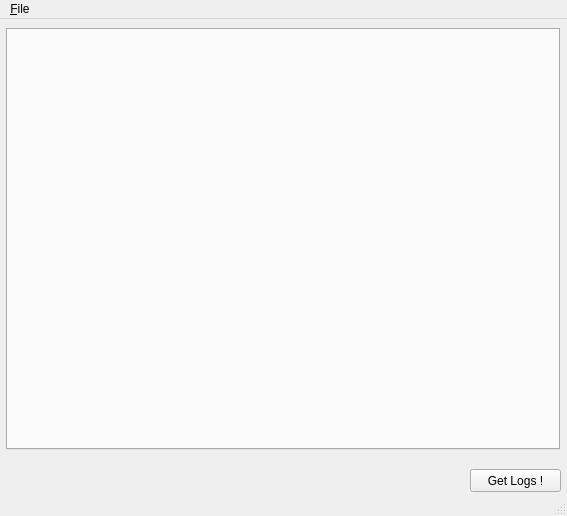
<?xml version="1.0" encoding="UTF-8"?>
<ui version="4.0">
 <class>sceleton</class>
 <widget class="QMainWindow" name="sceleton">
  <property name="geometry">
   <rect>
    <x>0</x>
    <y>0</y>
    <width>567</width>
    <height>516</height>
   </rect>
  </property>
  <property name="sizePolicy">
   <sizepolicy hsizetype="Fixed" vsizetype="Fixed">
    <horstretch>0</horstretch>
    <verstretch>0</verstretch>
   </sizepolicy>
  </property>
  <property name="minimumSize">
   <size>
    <width>567</width>
    <height>516</height>
   </size>
  </property>
  <property name="maximumSize">
   <size>
    <width>567</width>
    <height>516</height>
   </size>
  </property>
  <property name="palette">
   <palette>
    <active>
     <colorrole role="Text">
      <brush brushstyle="SolidPattern">
       <color alpha="255">
        <red>255</red>
        <green>0</green>
        <blue>0</blue>
       </color>
      </brush>
     </colorrole>
    </active>
    <inactive>
     <colorrole role="Text">
      <brush brushstyle="SolidPattern">
       <color alpha="255">
        <red>255</red>
        <green>0</green>
        <blue>0</blue>
       </color>
      </brush>
     </colorrole>
    </inactive>
    <disabled>
     <colorrole role="Text">
      <brush brushstyle="SolidPattern">
       <color alpha="255">
        <red>128</red>
        <green>128</green>
        <blue>128</blue>
       </color>
      </brush>
     </colorrole>
    </disabled>
   </palette>
  </property>
  <property name="windowTitle">
   <string>Log Gatherer</string>
  </property>
  <widget class="QWidget" name="centralwidget">
   <widget class="QPushButton" name="btnGetLogs">
    <property name="geometry">
     <rect>
      <x>470</x>
      <y>450</y>
      <width>91</width>
      <height>23</height>
     </rect>
    </property>
    <property name="text">
     <string>Get Logs !</string>
    </property>
   </widget>
   <widget class="QTabWidget" name="tabWidget">
    <property name="geometry">
     <rect>
      <x>6</x>
      <y>9</y>
      <width>554</width>
      <height>422</height>
     </rect>
    </property>
    <property name="sizePolicy">
     <sizepolicy hsizetype="Fixed" vsizetype="Fixed">
      <horstretch>0</horstretch>
      <verstretch>0</verstretch>
     </sizepolicy>
    </property>
    <property name="minimumSize">
     <size>
      <width>554</width>
      <height>422</height>
     </size>
    </property>
    <property name="maximumSize">
     <size>
      <width>554</width>
      <height>422</height>
     </size>
    </property>
    <property name="currentIndex">
     <number>-1</number>
    </property>
    <property name="tabsClosable">
     <bool>true</bool>
    </property>
   </widget>
  </widget>
  <widget class="QMenuBar" name="menubar">
   <property name="geometry">
    <rect>
     <x>0</x>
     <y>0</y>
     <width>567</width>
     <height>20</height>
    </rect>
   </property>
   <widget class="QMenu" name="menu_File">
    <property name="title">
     <string>&amp;File</string>
    </property>
    <addaction name="action_New_logger"/>
    <addaction name="action_Open"/>
    <addaction name="action_Save_logger"/>
    <addaction name="actionE_xit"/>
   </widget>
   <addaction name="menu_File"/>
  </widget>
  <widget class="QStatusBar" name="statusbar"/>
  <action name="action_Open">
   <property name="text">
    <string>&amp;Open logger</string>
   </property>
  </action>
  <action name="actionE_xit">
   <property name="text">
    <string>E&amp;xit</string>
   </property>
  </action>
  <action name="action_New_logger">
   <property name="text">
    <string>&amp;New logger</string>
   </property>
  </action>
  <action name="action_Save_logger">
   <property name="text">
    <string>&amp;Save logger</string>
   </property>
  </action>
 </widget>
 <resources/>
 <connections/>
</ui>
